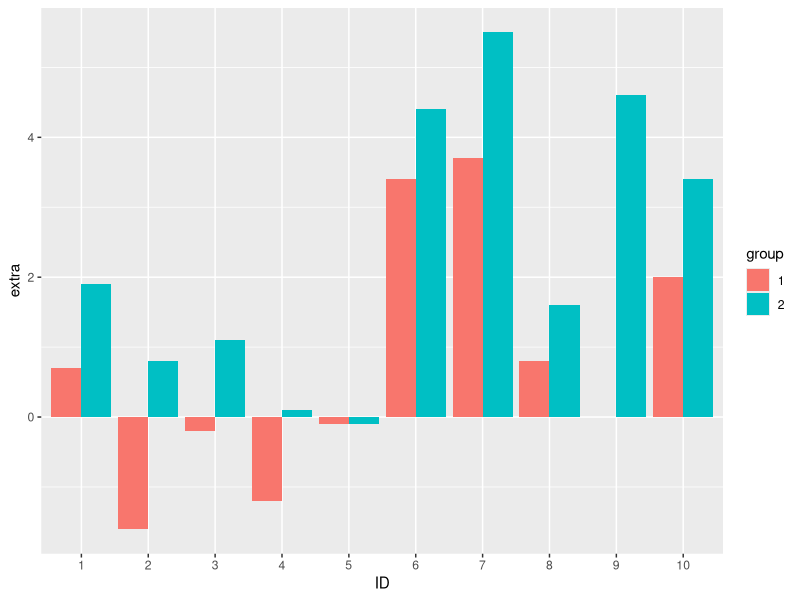
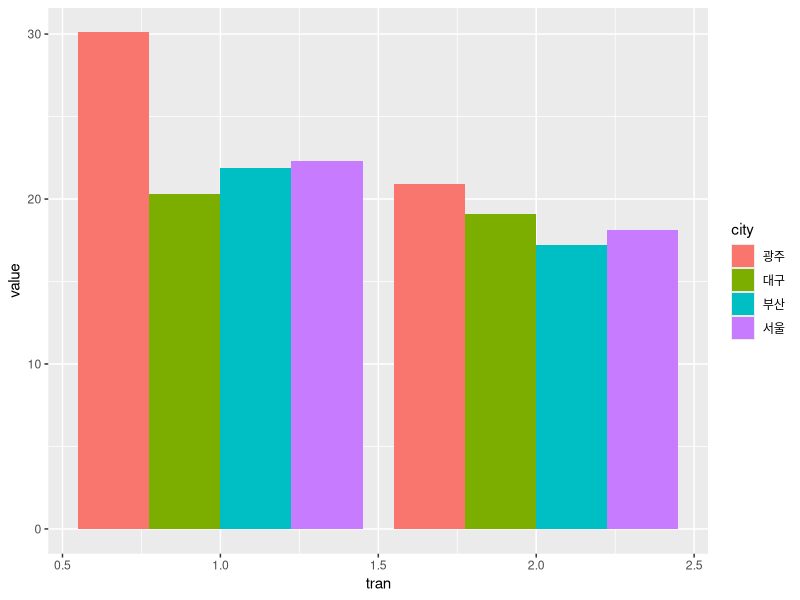
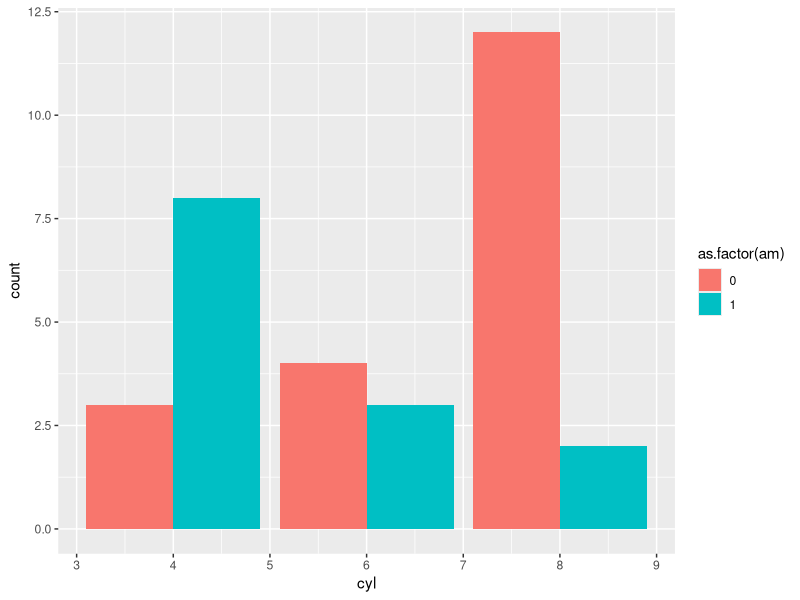
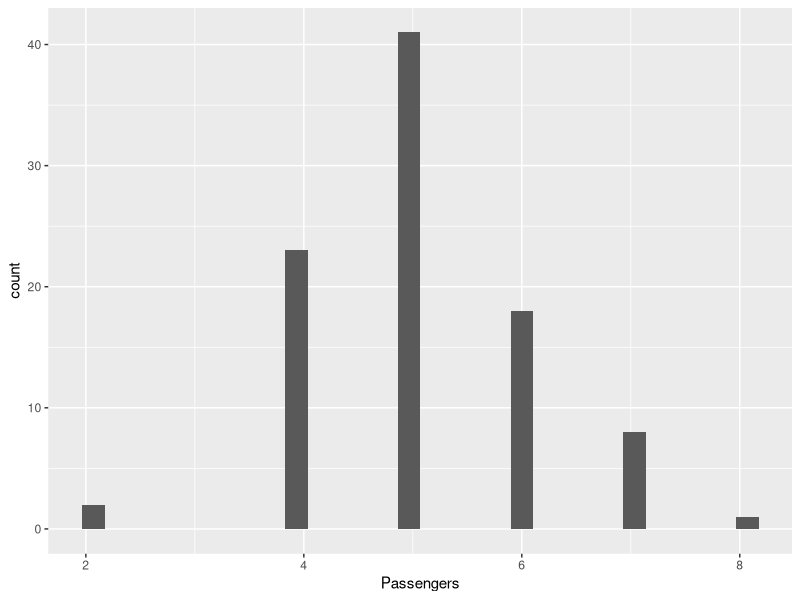
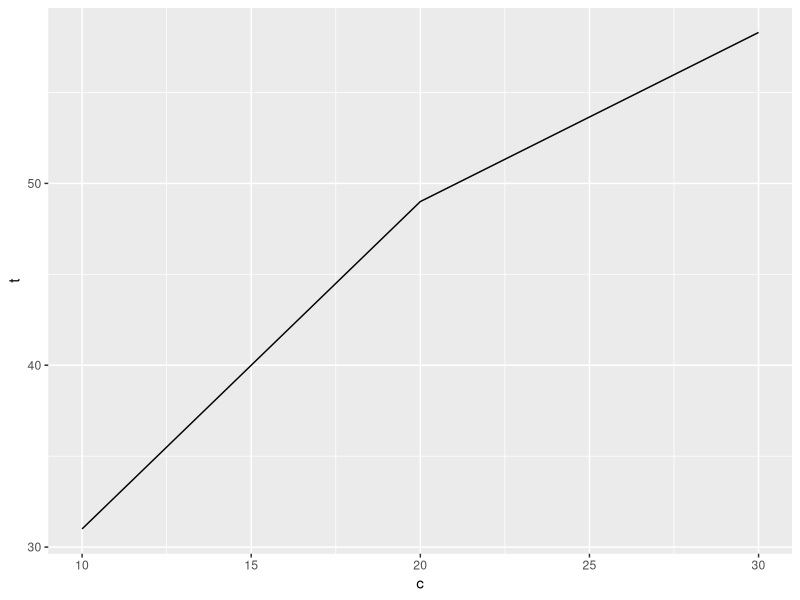
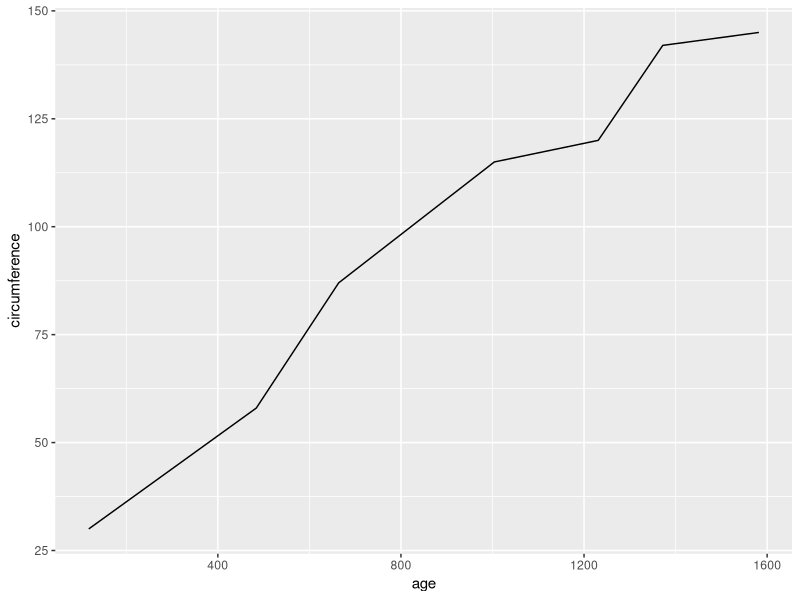
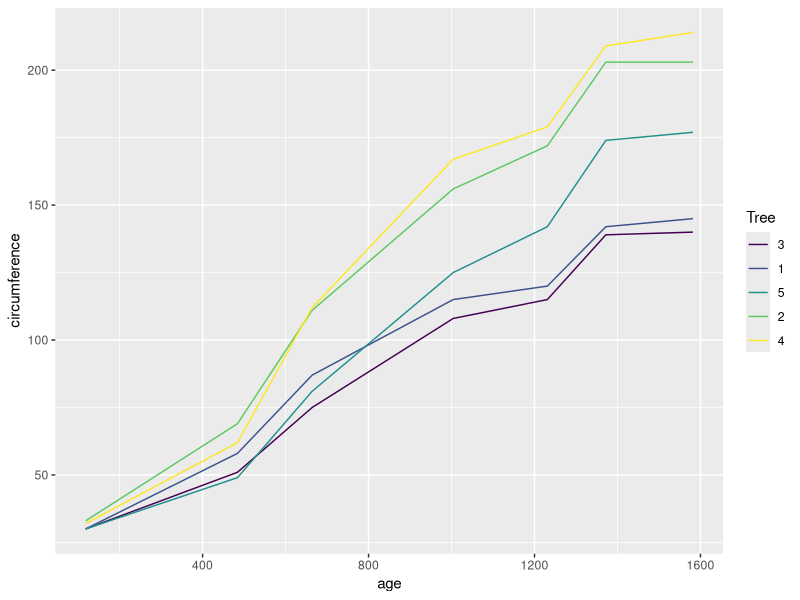
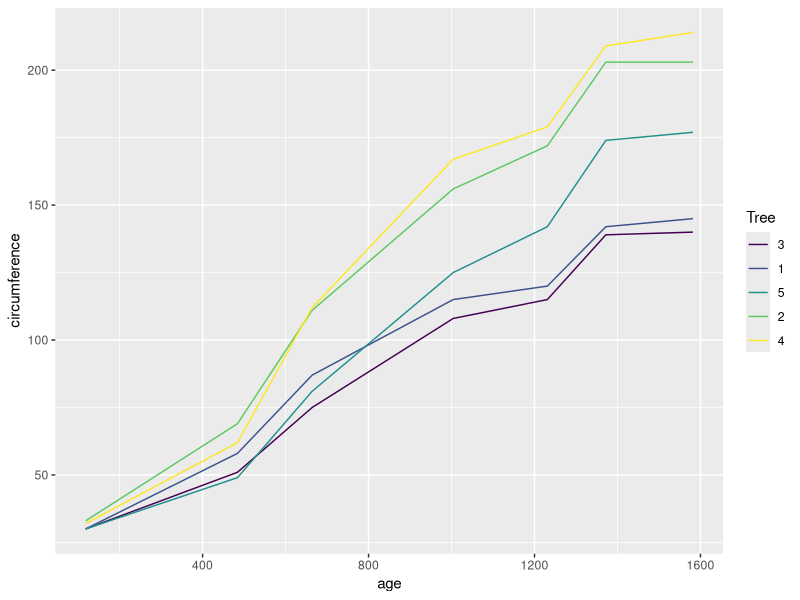

The R source for these figures, in order:
library(ggplot2)

str( sleep )
head( sleep )
tail( sleep )
sleep

ggplot(sleep, aes(ID, extra, fill=group))+
  geom_bar(stat='identity', position = 'dodge')

city <- c( '서울', '서울', '부산', '부산', '대구', '대구', '광주', '광주' )
tran <- c( 1, 2, 1, 2, 1, 2, 1, 2 )
value <- c( 22.3, 18.1, 21.9, 17.2, 20.3, 19.1, 30.1, 20.9 )
df <- data.frame( city = city, tran = tran, value = value )
df

ggplot(df, aes(tran, value, fill = city))+
  geom_bar(stat='identity', position = 'dodge')

str( mtcars )

ggplot( data = mtcars ) +
  geom_bar( aes( x = cyl, fill = as.factor( am ) ), position = "dodge" )


library( MASS )
str( Cars93 )
head( Cars93 )

ggplot(Cars93, aes(x=Passengers)) + 
  geom_histogram()

c <- c( 10, 20, 30 )
t <- c( 31.0, 49.0, 58.3 )
df <- data.frame( c = c, t = t )
str( df )
df

ggplot( df, aes( x = c, y = t ) ) +
  geom_line(  )


r1 <- c( "100", "200", "300" )
r2 <- c( "10", "20", "30" )
df <- data.frame( r1 = r1, r2 = r2 )
str( df )
df

r1.1 <- as.numeric( df[ , 1 ] )
str( r1.1 )



r <- 1:50
r
m <- matrix( r, nrow = 5 )
m

library( tidyverse )

str( Orange )
head( Orange )
tail( Orange )

Orange%>%
  filter(Tree==1)%>%
  ggplot(aes(age, circumference))+ 
  geom_line()

ggplot(Orange, aes(age, circumference, color = Tree))+
  geom_line()

ggplot(Orange, aes(age, circumference))+
  geom_line(aes(color = Tree))

r10 <- c( 10, 10, 10, 20, 20 )
r20 <- c( 1, 2, 3, 1, 2 )
r30 <- c( 25.2, 24.5, 30.3, 29.3, 31.9 )
df <- data.frame( speed = r10, city = r20, range= r30 )
df

str( df )

ggplot(df, aes( city, range ))+
  geom_line()

ggplot( data = df ) +
  geom_bar( aes( x = city,  fill = city ), position = "dodge" )
